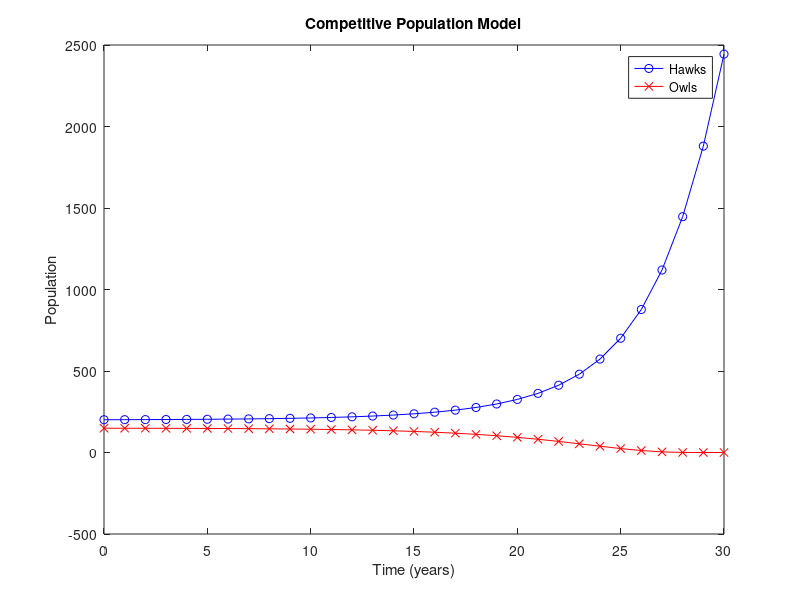

MATLAB code for this plot:
% Solve the hawk/owl competitive population model.

% Define some parameters
N = 30; % number of iterations
h = zeros(1, N+1); % vector of hawk population values
o = zeros(1, N+1); % vector of owl population values
h(1) = 201; % initial hawk population
o(1) = 149; % initial owl population
alpha = 0.3; % hawk growth constant
beta = 0.002; % hawk competition constant
gamma = 0.2; % owl growth constant
delta = 0.001; % owl competition constant

% Numerically solve the model
for i=1:N
    h(i+1) = (1+alpha)*h(i) - beta*h(i)*o(i);
    o(i+1) = (1+gamma)*o(i) - delta*h(i)*o(i);
end

% Plot the results
figure
plot(0:N, h, "bo-", 0:N, o, "rx-")
xlabel("Time (years)")
ylabel("Population")
title("Competitive Population Model")
legend("Hawks", "Owls")
